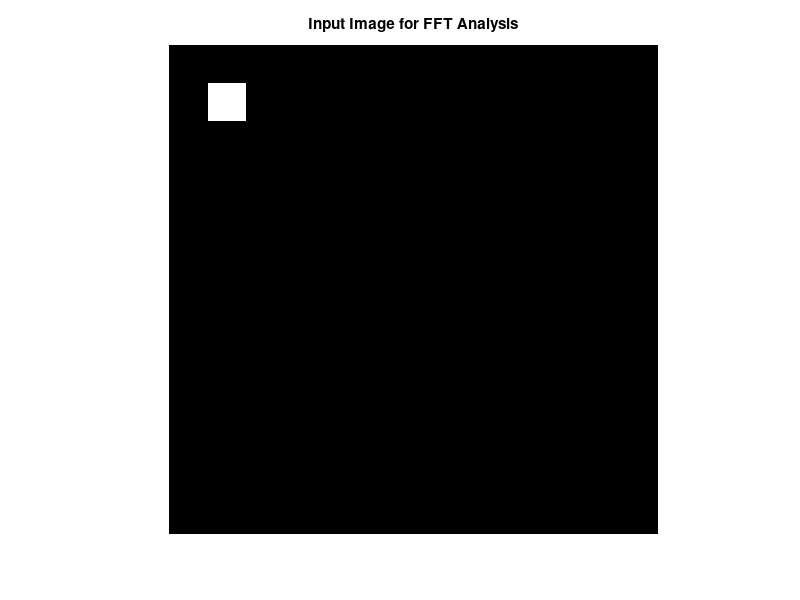
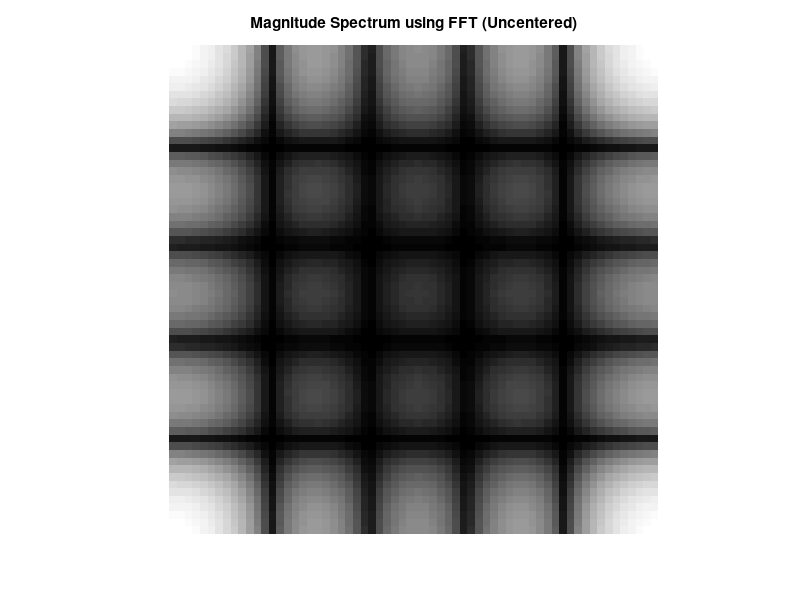
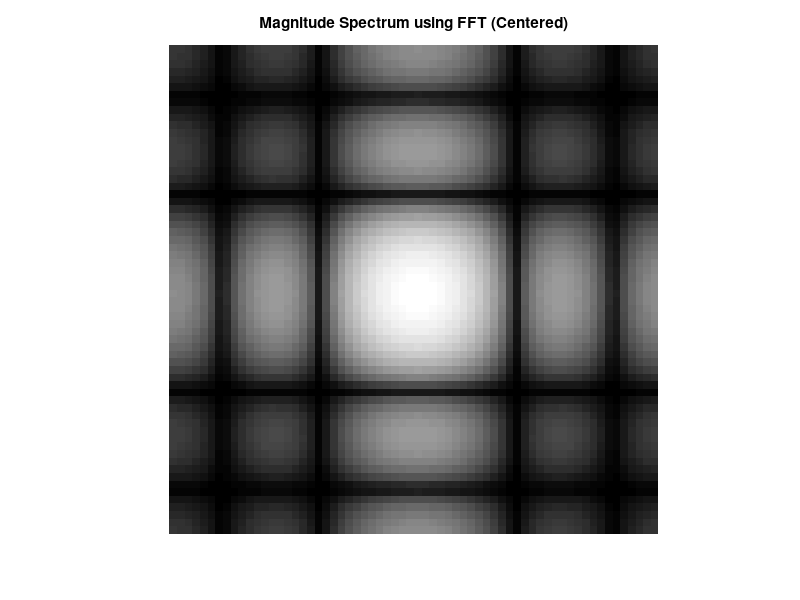

Recreate these plots in MATLAB, in order.
clc;
clear;
close all;

% step1: generating image
M = 64;
N = 64;
img = zeros(M, N);
% user inputs
x0 = input('Enter top-left row index (0–63): ');
y0 = input('Enter top-left column index (0–63): ');
w  = input('Enter rectangle width: ');
h  = input('Enter rectangle height: ');
theta_deg = input('Enter rotation angle (degrees): ');
theta = theta_deg * pi / 180;
% rectangle center
xc = x0 + h/2;
yc = y0 + w/2;
for x = 0:M-1
    for y = 0:N-1
        xp = x + 0.5;
        yp = y + 0.5;
        % inverse rotation
        xr =  (xp - xc)*cos(theta) + (yp - yc)*sin(theta);
        yr = -(xp - xc)*sin(theta) + (yp - yc)*cos(theta);
        if abs(xr) <= h/2 && abs(yr) <= w/2
            img(x+1, y+1) = 1;
        end
    end
end
figure;
imshow(img, []);
title('Input Image for FFT Analysis');

% step2: uncentered 2D fft
FFT_img = fft2(img);
figure;
imshow(log(1 + abs(FFT_img)), []);
title('Magnitude Spectrum using FFT (Uncentered)');

% step3: centered fft
FFT_centered = fftshift(FFT_img);
figure;
imshow(log(1 + abs(FFT_centered)), []);
title('Magnitude Spectrum using FFT (Centered)');
